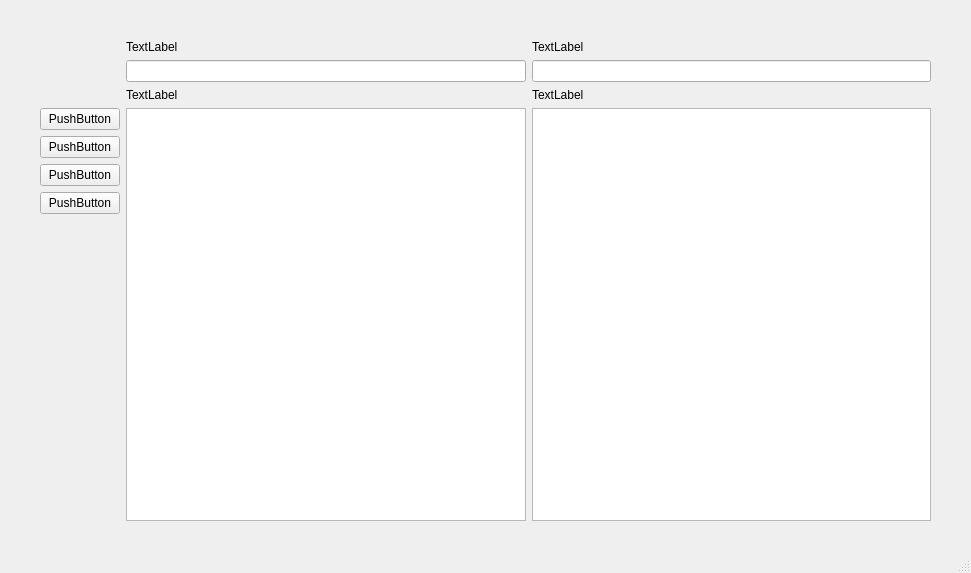
<?xml version="1.0" encoding="UTF-8"?>
<ui version="4.0">
 <class>MainWindow</class>
 <widget class="QMainWindow" name="MainWindow">
  <property name="geometry">
   <rect>
    <x>0</x>
    <y>0</y>
    <width>971</width>
    <height>573</height>
   </rect>
  </property>
  <property name="windowTitle">
   <string>MainWindow</string>
  </property>
  <widget class="QWidget" name="centralwidget">
   <layout class="QGridLayout" name="gridLayout">
    <property name="leftMargin">
     <number>40</number>
    </property>
    <property name="topMargin">
     <number>40</number>
    </property>
    <property name="rightMargin">
     <number>40</number>
    </property>
    <property name="bottomMargin">
     <number>30</number>
    </property>
    <item row="1" column="2">
     <widget class="QLineEdit" name="lineEdit_2"/>
    </item>
    <item row="0" column="1">
     <widget class="QLabel" name="label">
      <property name="text">
       <string>TextLabel</string>
      </property>
     </widget>
    </item>
    <item row="0" column="2">
     <widget class="QLabel" name="label_2">
      <property name="text">
       <string>TextLabel</string>
      </property>
     </widget>
    </item>
    <item row="3" column="0">
     <layout class="QVBoxLayout" name="verticalLayout">
      <item>
       <widget class="QPushButton" name="pushButton">
        <property name="text">
         <string>PushButton</string>
        </property>
       </widget>
      </item>
      <item>
       <widget class="QPushButton" name="pushButton_2">
        <property name="text">
         <string>PushButton</string>
        </property>
       </widget>
      </item>
      <item>
       <widget class="QPushButton" name="pushButton_4">
        <property name="text">
         <string>PushButton</string>
        </property>
       </widget>
      </item>
      <item>
       <widget class="QPushButton" name="pushButton_3">
        <property name="text">
         <string>PushButton</string>
        </property>
       </widget>
      </item>
      <item>
       <spacer name="verticalSpacer">
        <property name="orientation">
         <enum>Qt::Vertical</enum>
        </property>
        <property name="sizeHint" stdset="0">
         <size>
          <width>20</width>
          <height>40</height>
         </size>
        </property>
       </spacer>
      </item>
     </layout>
    </item>
    <item row="1" column="1">
     <widget class="QLineEdit" name="lineEdit"/>
    </item>
    <item row="3" column="1">
     <widget class="QTextEdit" name="textEdit"/>
    </item>
    <item row="3" column="2">
     <widget class="QTextEdit" name="textEdit_2"/>
    </item>
    <item row="2" column="2">
     <widget class="QLabel" name="label_4">
      <property name="text">
       <string>TextLabel</string>
      </property>
     </widget>
    </item>
    <item row="2" column="1">
     <widget class="QLabel" name="label_3">
      <property name="text">
       <string>TextLabel</string>
      </property>
     </widget>
    </item>
   </layout>
  </widget>
  <widget class="QMenuBar" name="menubar">
   <property name="geometry">
    <rect>
     <x>0</x>
     <y>0</y>
     <width>971</width>
     <height>21</height>
    </rect>
   </property>
  </widget>
  <widget class="QStatusBar" name="statusbar"/>
 </widget>
 <resources/>
 <connections/>
</ui>
